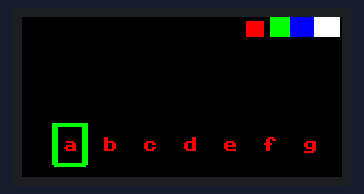
This program was run on a simulated Raspberry Pi Pico running MicroPython. Shown: 160×80 colour display.

Above: at 0.8 s.

The program:

keyboard.py
```python
from machine import Pin,SPI,PWM
import framebuf
import time

#color is BGR
RED = 0x00F8
GREEN = 0xE007
BLUE = 0x1F00
WHITE = 0xFFFF
BLACK = 0x0000

colors = [RED, GREEN, BLUE, WHITE]

KEY_UP = Pin(2,Pin.IN,Pin.PULL_UP)
KEY_DOWN = Pin(18,Pin.IN,Pin.PULL_UP)
KEY_LEFT= Pin(16,Pin.IN,Pin.PULL_UP)
KEY_RIGHT= Pin(20,Pin.IN,Pin.PULL_UP)
KEY_CTRL=Pin(3,Pin.IN,Pin.PULL_UP)
KEY_A=Pin(15,Pin.IN,Pin.PULL_UP)
KEY_B=Pin(17,Pin.IN,Pin.PULL_UP)

class LCD_0inch96(framebuf.FrameBuffer):
    def __init__(self):

        self.width = 160
        self.height = 80

        self.cs = Pin(9,Pin.OUT)
        self.rst = Pin(12,Pin.OUT)
#        self.bl = Pin(13,Pin.OUT)
        self.cs(1)
        # pwm = PWM(Pin(13))#BL
        # pwm.freq(1000)
        self.spi = SPI(1)
        self.spi = SPI(1,1000_000)
        self.spi = SPI(1,10000_000,polarity=0, phase=0,sck=Pin(10),mosi=Pin(11),miso=None)
        self.dc = Pin(8,Pin.OUT)
        self.dc(1)
        self.buffer = bytearray(self.height * self.width * 2)
        super().__init__(self.buffer, self.width, self.height, framebuf.RGB565)
        self.Init()
        self.SetWindows(0, 0, self.width-1, self.height-1)

    def reset(self):
        self.rst(1)
        time.sleep(0.2)
        self.rst(0)
        time.sleep(0.2)
        self.rst(1)
        time.sleep(0.2)

    def write_cmd(self, cmd):
        self.dc(0)
        self.cs(0)
        self.spi.write(bytearray([cmd]))

    def write_data(self, buf):
        self.dc(1)
        self.cs(0)
        self.spi.write(bytearray([buf]))
        self.cs(1)

    def backlight(self,value):#value:  min:0  max:1000
        pwm = PWM(Pin(13))#BL
        pwm.freq(1000)
        if value>=1000:
            value=1000
        data=int (value*65536/1000)
        pwm.duty_u16(data)

    def Init(self):
        self.reset()
        self.backlight(10000)

        self.write_cmd(0x11)
        time.sleep(0.12)
        self.write_cmd(0x21)
        self.write_cmd(0x21)

        self.write_cmd(0xB1)
        self.write_data(0x05)
        self.write_data(0x3A)
        self.write_data(0x3A)

        self.write_cmd(0xB2)
        self.write_data(0x05)
        self.write_data(0x3A)
        self.write_data(0x3A)

        self.write_cmd(0xB3)
        self.write_data(0x05)
        self.write_data(0x3A)
        self.write_data(0x3A)
        self.write_data(0x05)
        self.write_data(0x3A)
        self.write_data(0x3A)

        self.write_cmd(0xB4)
        self.write_data(0x03)

        self.write_cmd(0xC0)
        self.write_data(0x62)
        self.write_data(0x02)
        self.write_data(0x04)

        self.write_cmd(0xC1)
        self.write_data(0xC0)

        self.write_cmd(0xC2)
        self.write_data(0x0D)
        self.write_data(0x00)

        self.write_cmd(0xC3)
        self.write_data(0x8D)
        self.write_data(0x6A)

        self.write_cmd(0xC4)
        self.write_data(0x8D)
        self.write_data(0xEE)

        self.write_cmd(0xC5)
        self.write_data(0x0E)

        self.write_cmd(0xE0)
        self.write_data(0x10)
        self.write_data(0x0E)
        self.write_data(0x02)
        self.write_data(0x03)
        self.write_data(0x0E)
        self.write_data(0x07)
        self.write_data(0x02)
        self.write_data(0x07)
        self.write_data(0x0A)
        self.write_data(0x12)
        self.write_data(0x27)
        self.write_data(0x37)
        self.write_data(0x00)
        self.write_data(0x0D)
        self.write_data(0x0E)
        self.write_data(0x10)

        self.write_cmd(0xE1)
        self.write_data(0x10)
        self.write_data(0x0E)
        self.write_data(0x03)
        self.write_data(0x03)
        self.write_data(0x0F)
        self.write_data(0x06)
        self.write_data(0x02)
        self.write_data(0x08)
        self.write_data(0x0A)
        self.write_data(0x13)
        self.write_data(0x26)
        self.write_data(0x36)
        self.write_data(0x00)
        self.write_data(0x0D)
        self.write_data(0x0E)
        self.write_data(0x10)

        self.write_cmd(0x3A)
        self.write_data(0x05)

        self.write_cmd(0x36)
        self.write_data(0xA8)

        self.write_cmd(0x29)

    def SetWindows(self, Xstart, Ystart, Xend, Yend):#example max:0,0,159,79
        Xstart=Xstart+1
        Xend=Xend+1
        Ystart=Ystart+26
        Yend=Yend+26
        self.write_cmd(0x2A)
        self.write_data(0x00)
        self.write_data(Xstart)
        self.write_data(0x00)
        self.write_data(Xend)

        self.write_cmd(0x2B)
        self.write_data(0x00)
        self.write_data(Ystart)
        self.write_data(0x00)
        self.write_data(Yend)

        self.write_cmd(0x2C)

    def display(self):

        self.SetWindows(0,0,self.width-1,self.height-1)
        self.dc(1)
        self.cs(0)
        self.spi.write(self.buffer)
        self.cs(1)

class Letter():
    def __init__(self, char, color):
        self.char = char
        self.color = color


def thick_line(lcd, x, y, a, b, col):

    lcd.line(x + 1, y, a + 1, b, col)
    lcd.line(x, y, a, b, col)
    lcd.line(x - 1, y, a - 1, b, col)

    lcd.line(x, y + 1, a, b + 1, col)
    lcd.line(x, y, a, b, col)
    lcd.line(x, y + 1, a, b + 1, col)

def box(lcd, p1, p2, col):
    x, y = p1
    a, b = p2

    thick_line(lcd, x, y, a, y, col)
    thick_line(lcd, a, y, a, b, col)
    thick_line(lcd, a, b, x, b, col)
    thick_line(lcd, x, b, x, y, col)

def filled_box(lcd, p1, p2, col):
    y, x = p1
    b, a = p2
    for i in range(y, b):
        lcd.line(x, i, a, i, col)

def display_buttons(lcd, buttons, hover, col):
    lcd.fill(BLACK)
    space_per_char = 20
    hover_size = (15, 20)

    #calculate start pos
    start_pos = [60, (160 - (len(buttons) - 1) * space_per_char) // 2]
    for i in range(len(buttons)):
        lcd.text(buttons[i], start_pos[1] + i * space_per_char, start_pos[0], col)
    start_pos = [start_pos[1] + hover * space_per_char, start_pos[0]]
    start_pos[0] -= 4
    start_pos[1] -= 7
    box(lcd, start_pos, (start_pos[0] + hover_size[0], start_pos[1] + hover_size[1]), GREEN)

def color_palette(lcd, hover):
    palette_pos = ((0, 110), (50, 120))
    filled_box(lcd, (palette_pos[0][1] - 4, palette_pos[0][0] - 4), (palette_pos[1][1] + 4, palette_pos[1][0] + 4), BLACK)
    block_dim = ((palette_pos[1][0] - palette_pos[0][0]) // len(colors), palette_pos[1][1] - palette_pos[0][1])
    start_pos = palette_pos[0]

    for i in range(len(colors)):
        filled_box(lcd, (start_pos[0], start_pos[1]  + block_dim[0] * i), (start_pos[0] + block_dim[1], start_pos[1]  + block_dim[0] * (i + 1)), colors[i])
    box(lcd, (start_pos[1]  + block_dim[0] * hover, start_pos[0]), (start_pos[1]  + block_dim[0] * (hover + 1), start_pos[0] + block_dim[1]), BLACK)

def display_word(lcd, word):
    pos = (10, 35)
    space_per_char = 10

    for i in range(len(word)):
        lcd.text(word[i].char, pos[0] + i*space_per_char, pos[1], word[i].color)

if __name__=='__main__':
    alphabet = ["abcdefg", "hijklmn", "opqrst", "uvwxyz"]
    lcd = LCD_0inch96()
    word = []

    alphabet_ind = 0
    color_ind = 0
    alphabet_char_ind = 0
    while True:
        display_buttons(lcd, alphabet[alphabet_ind], alphabet_char_ind, colors[color_ind])
        color_palette(lcd, color_ind)
        display_word(lcd, word)
        lcd.display()
        while True:
            if not KEY_A.value():
                color_ind += 1
                color_ind %= len(colors)
                break

            if not KEY_B.value() and len(word) != 0:
                word.pop(-1)
                break

            if not KEY_RIGHT.value():
                alphabet_char_ind += 1
                alphabet_char_ind %= len(alphabet[alphabet_ind])
                break

            if not KEY_LEFT.value():
                alphabet_char_ind -= 1
                alphabet_char_ind %= len(alphabet[alphabet_ind])
                break

            if not KEY_UP.value():
                alphabet_ind -= 1
                alphabet_ind %= len(alphabet)
                break

            if not KEY_DOWN.value():
                alphabet_ind += 1
                alphabet_ind %= len(alphabet)
                break

            if not KEY_CTRL.value() and len(word) <= 13:
                word.append(Letter(alphabet[alphabet_ind][alphabet_char_ind], colors[color_ind]))
                break
        while not KEY_A.value():
            continue
        while not KEY_B.value():
            continue
        while not KEY_RIGHT.value():
            continue
        while not KEY_LEFT.value():
            continue
        while not KEY_UP.value():
            continue
        while not KEY_DOWN.value():
            continue
        while not KEY_CTRL.value():
            continue
```
